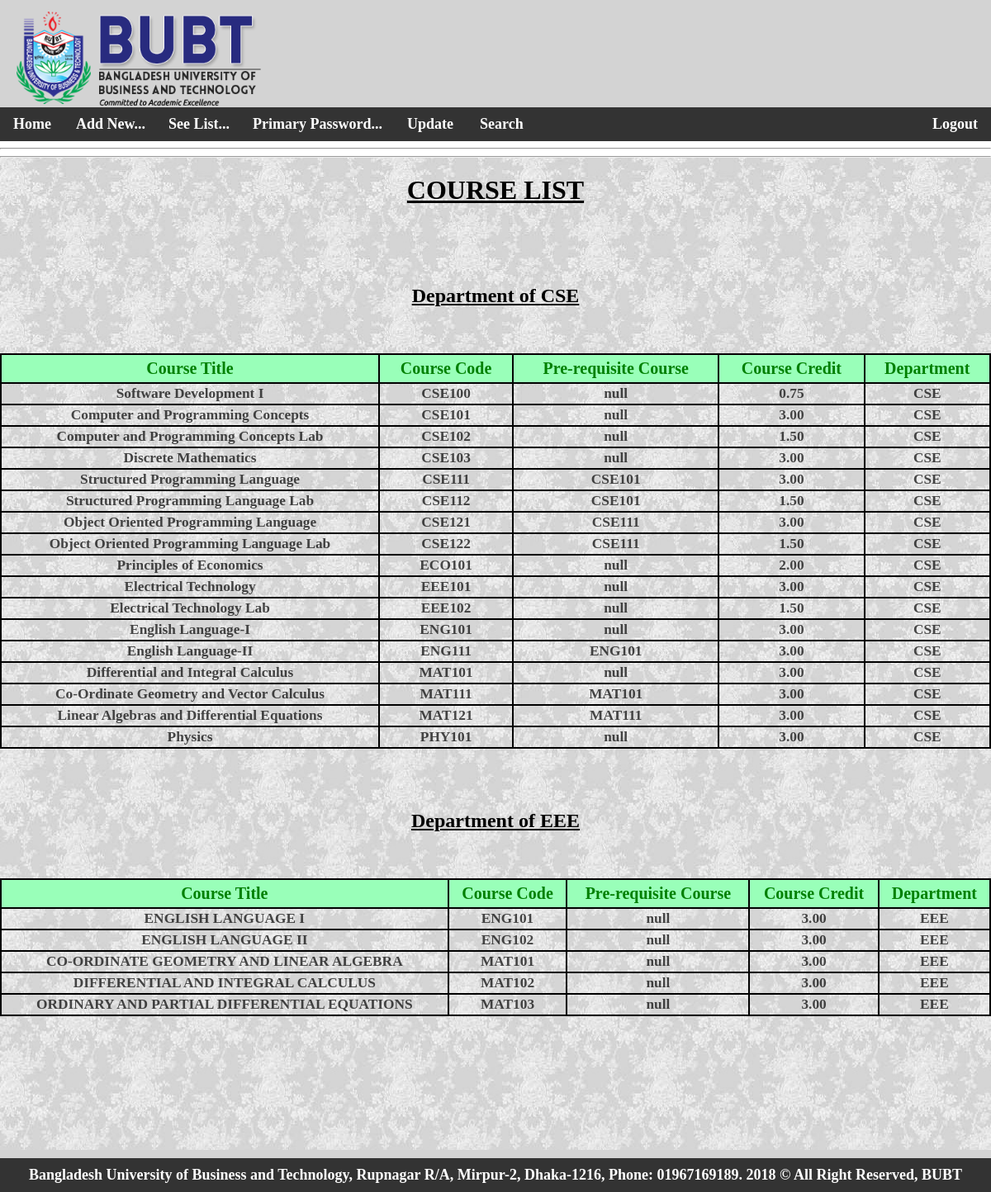
The app's page /course_list.php (signed in) with its own data.
### tables this page shows
CREATE TABLE `course` (
  `course_title` varchar(255) NOT NULL,
  `course_code` varchar(255) NOT NULL,
  `pre_req` varchar(255) NOT NULL,
  `department` varchar(255) NOT NULL,
  `credit` double(100,2) NOT NULL
);

### course_list.php (the view, shortened to what this page needs)
<!DOCTYPE>
<html>
<head>
</head>
<body>
<!DOCTYPE>
<html>
<head>
</head>
<body>
<?php
include "admin_header.php";
?>
<div class="bg-img">
<hr>
<h1 align="center"><u><B>COURSE LIST</b></u></h1>
<?php
$conn= mysqli_connect("localhost", "root", "", "course_list");
$sql1= "select DISTINCT department from course ORDER BY department ASC,course_code ASC";
$result1 = $conn-> query($sql1);
if($result1-> num_rows > 0){
while ($row1 = $result1-> fetch_assoc()){
	$department=$row1["department"];
	?>
<br><br><br>
<h2 align="center"><u><B>Department of <?php echo strtoupper($row1['department']); ?></b></u></h2>
<br><br>
<table style="float:center; width:100%; padding-left:440px">
<tr>
<th bgcolor=#99ffb9>Course Title</th>
<th bgcolor=#99ffb9>Course Code</th>
<th bgcolor=#99ffb9>Pre-requisite Course</th>
<th bgcolor=#99ffb9>Course Credit</th>
<th bgcolor=#99ffb9>Department</th>
</tr>
<?php
$sql= "select course_title,course_code,pre_req,department,credit from course WHERE department='$department' ORDER BY department ASC,course_code ASC";
$result = $conn-> query($sql);
if($result-> num_rows > 0){
while ($row = $result-> fetch_assoc()){
echo "<tr><td>". $row["course_title"] ."</td><td>". $row["course_code"] ."</td><td>". $row["pre_req"] ."</td><td>". $row["credit"] ."</td><td>". $row["department"] ."</td></tr>";
}
echo "</table>";
}}}
else{
	echo "0 result";
}
?>
<br><br><br><br><br><br><br><br><br>
<div class="footer">
  <ul><b>
  <li3><a>Bangladesh University of Business and Technology, Rupnagar R/A, Mirpur-2, Dhaka-1216, Phone: 01967169189. 2018 &#169; All Right Reserved, BUBT</a></li3>
</ul>
</div>
</div>
</body>
</html>

### style13.php (style rules this page uses)
body { margin: 0; padding:0; height:100% background-image:url("images/wall8.jpg"); background-size: cover; font-family: cambria math; }
.footer { padding: 10px 16px; color:black; background:lightgray; font-size:18px; }
table { //border: 1px solid black; border-collapse: collapse; padding-left:440px; }
th { border: 2px solid black; padding: 5px; text-align: center; color:green; font-size: 20px; }
td { border: 2px solid black; padding: 02px; text-align: center; font-weight:bold; font-size: 13pt; opacity: 0.7; }
ul { list-style-type: none; margin-top: 0px; margin-bottom: -10px; margin-right: -16px; margin-left: -16px; padding: 0px; overflow: hidden; background-color: #333; }
li3 { float: center; }
li3 a { display: block; color: white; text-align: center; padding: 10px 16px; text-decoration: none; }
* { box-sizing: border-box; }
.bg-img { background-image: url("images/wall8.jpg"); min-height: 300px; //background-position: center; background-repeat: repeat; position: relative; }

### records on screen
course: course_title "Software Development I", course_code "CSE100", pre_req "null", credit "0.75", department "CSE"
course: course_title "Computer and Programming Concepts", course_code "CSE101", pre_req "null", credit "3.00", department "CSE"
course: course_title "Computer and Programming Concepts Lab", course_code "CSE102", pre_req "null", credit "1.50", department "CSE"
course: course_title "Discrete Mathematics", course_code "CSE103", pre_req "null", credit "3.00", department "CSE"
course: course_title "Structured Programming Language", course_code "CSE111", pre_req "CSE101", credit "3.00", department "CSE"
course: course_title "Structured Programming Language Lab", course_code "CSE112", pre_req "CSE101", credit "1.50", department "CSE"
course: course_title "Object Oriented Programming Language", course_code "CSE121", pre_req "CSE111", credit "3.00", department "CSE"
course: course_title "Object Oriented Programming Language Lab", course_code "CSE122", pre_req "CSE111", credit "1.50", department "CSE"
course: course_title "Principles of Economics", course_code "ECO101", pre_req "null", credit "2.00", department "CSE"
course: course_title "Electrical Technology", course_code "EEE101", pre_req "null", credit "3.00", department "CSE"
course: course_title "Electrical Technology Lab", course_code "EEE102", pre_req "null", credit "1.50", department "CSE"
course: course_title "English Language-I", course_code "ENG101", pre_req "null", credit "3.00", department "CSE"
course: course_title "English Language-II", course_code "ENG111", pre_req "ENG101", credit "3.00", department "CSE"
course: course_title "Differential and Integral Calculus", course_code "MAT101", pre_req "null", credit "3.00", department "CSE"
course: course_title "Co-Ordinate Geometry and Vector Calculus", course_code "MAT111", pre_req "MAT101", credit "3.00", department "CSE"
course: course_title "Linear Algebras and Differential Equations", course_code "MAT121", pre_req "MAT111", credit "3.00", department "CSE"
course: course_title "Physics", course_code "PHY101", pre_req "null", credit "3.00", department "CSE"
course: course_title "ENGLISH LANGUAGE I", course_code "ENG101", pre_req "null", credit "3.00", department "EEE"
course: course_title "ENGLISH LANGUAGE II", course_code "ENG102", pre_req "null", credit "3.00", department "EEE"
course: course_title "CO-ORDINATE GEOMETRY AND LINEAR ALGEBRA", course_code "MAT101", pre_req "null", credit "3.00", department "EEE"
course: course_title "DIFFERENTIAL AND INTEGRAL CALCULUS", course_code "MAT102", pre_req "null", credit "3.00", department "EEE"
course: course_title "ORDINARY AND PARTIAL DIFFERENTIAL EQUATIONS", course_code "MAT103", pre_req "null", credit "3.00", department "EEE"

### other values on screen
$row1['department'] "CSE"
$row1['department'] "EEE"
